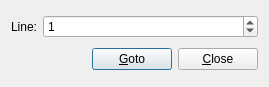
<?xml version="1.0" encoding="UTF-8"?>
<ui version="4.0">
 <comment>****************************************************************************
**
** Copyright (C) 1992-2008 Trolltech AS. All rights reserved.
**
** This file is part of the QSA of the Qt Toolkit.
**
** For QSA Commercial License Holders (non-open source):
** 
** Licensees holding a valid Qt Script for Applications (QSA) License Agreement
** may use this file in accordance with the rights, responsibilities and
** obligations contained therein.  Please consult your licensing agreement or
** contact sales@trolltech.com if any conditions of the Licensing Agreement are
** not clear to you.
** 
** Further information about QSA licensing is available at:
** http://www.trolltech.com/products/qsa/licensing.html or by contacting
** info@trolltech.com.
** 
** 
** For Open Source Edition:  
** 
** This file may be used under the terms of the GNU General Public License
** version 2 as published by the Free Software Foundation and appearing in the
** file LICENSE.GPL included in the packaging of this file.  Please review the
** following information to ensure GNU General Public Licensing requirements
** will be met:  http://www.trolltech.com/products/qt/opensource.html 
** 
** If you are unsure which license is appropriate for your use, please review
** the following information:
** http://www.trolltech.com/products/qsa/licensing.html or contact the 
** sales department at sales@trolltech.com.

**
** This file is provided AS IS with NO WARRANTY OF ANY KIND, INCLUDING THE
** WARRANTY OF DESIGN, MERCHANTABILITY AND FITNESS FOR A PARTICULAR PURPOSE.
**
****************************************************************************
</comment>
 <class>QSGotoLine</class>
 <widget class="QDialog" name="QSGotoLine">
  <property name="geometry">
   <rect>
    <x>0</x>
    <y>0</y>
    <width>269</width>
    <height>87</height>
   </rect>
  </property>
  <property name="windowTitle">
   <string>Goto Line</string>
  </property>
  <layout class="QVBoxLayout">
   <item>
    <layout class="QHBoxLayout">
     <item>
      <widget class="QLabel" name="textLabel">
       <property name="text">
        <string>Line:</string>
       </property>
      </widget>
     </item>
     <item>
      <widget class="QSpinBox" name="spinLine">
       <property name="sizePolicy">
        <sizepolicy hsizetype="Expanding" vsizetype="Fixed">
         <horstretch>0</horstretch>
         <verstretch>0</verstretch>
        </sizepolicy>
       </property>
       <property name="maximum">
        <number>9999</number>
       </property>
       <property name="value">
        <number>1</number>
       </property>
      </widget>
     </item>
    </layout>
   </item>
   <item>
    <layout class="QHBoxLayout">
     <item>
      <spacer name="spacer3">
       <property name="orientation">
        <enum>Qt::Horizontal</enum>
       </property>
       <property name="sizeType">
        <enum>QSizePolicy::Expanding</enum>
       </property>
       <property name="sizeHint" stdset="0">
        <size>
         <width>61</width>
         <height>20</height>
        </size>
       </property>
      </spacer>
     </item>
     <item>
      <widget class="QPushButton" name="pushGoto">
       <property name="text">
        <string>&amp;Goto</string>
       </property>
      </widget>
     </item>
     <item>
      <widget class="QPushButton" name="pushClose">
       <property name="text">
        <string>&amp;Close</string>
       </property>
      </widget>
     </item>
    </layout>
   </item>
  </layout>
 </widget>
 <resources/>
 <connections>
  <connection>
   <sender>pushClose</sender>
   <signal>clicked()</signal>
   <receiver>QSGotoLine</receiver>
   <slot>close()</slot>
   <hints>
    <hint type="sourcelabel">
     <x>20</x>
     <y>20</y>
    </hint>
    <hint type="destinationlabel">
     <x>20</x>
     <y>20</y>
    </hint>
   </hints>
  </connection>
 </connections>
</ui>
